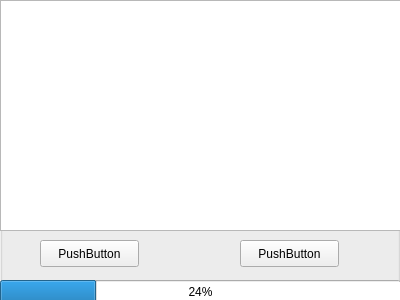
<?xml version="1.0" encoding="UTF-8"?>
<ui version="4.0">
 <class>GroupBox</class>
 <widget class="QGroupBox" name="GroupBox">
  <property name="geometry">
   <rect>
    <x>0</x>
    <y>0</y>
    <width>400</width>
    <height>300</height>
   </rect>
  </property>
  <property name="windowTitle">
   <string>GroupBox</string>
  </property>
  <property name="title">
   <string>GroupBox</string>
  </property>
  <widget class="QListWidget" name="listWidget">
   <property name="geometry">
    <rect>
     <x>0</x>
     <y>0</y>
     <width>401</width>
     <height>231</height>
    </rect>
   </property>
  </widget>
  <widget class="QPushButton" name="pushButton">
   <property name="geometry">
    <rect>
     <x>40</x>
     <y>240</y>
     <width>99</width>
     <height>27</height>
    </rect>
   </property>
   <property name="text">
    <string>PushButton</string>
   </property>
  </widget>
  <widget class="QProgressBar" name="progressBar">
   <property name="geometry">
    <rect>
     <x>0</x>
     <y>280</y>
     <width>401</width>
     <height>23</height>
    </rect>
   </property>
   <property name="value">
    <number>24</number>
   </property>
  </widget>
  <widget class="QPushButton" name="pushButton_2">
   <property name="geometry">
    <rect>
     <x>240</x>
     <y>240</y>
     <width>99</width>
     <height>27</height>
    </rect>
   </property>
   <property name="text">
    <string>PushButton</string>
   </property>
  </widget>
 </widget>
 <resources/>
 <connections/>
</ui>
